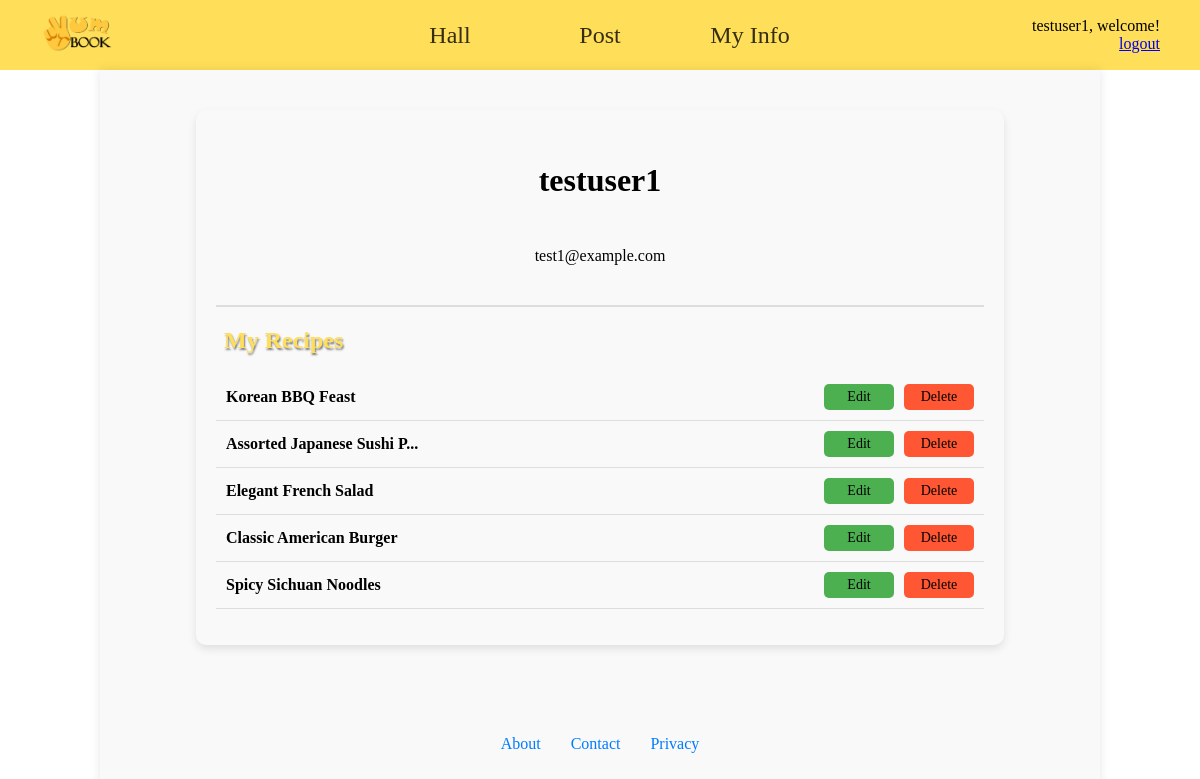
The page /yum/profile/1/ on the database its author committed.
### yum/models.py (models this page shows, shortened)
class User(AbstractUser):
    slug = models.SlugField(unique=True, blank=True, null=True)

class Recipe(models.Model):
    recipe_id = models.AutoField(primary_key=True)
    author = models.ForeignKey(User, on_delete=models.CASCADE)
    cuisine = models.ManyToManyField(Cuisine)
    meal_type = models.ManyToManyField(MealType)
    ingredients = models.TextField(max_length=200)
    title = models.TextField(max_length=100)
    post_date = models.DateTimeField(auto_now_add=True)
    description = models.TextField(max_length=10000)

### yum/views.py (the view)
# urls.py: path('profile/<int:user_id>/', views.profile, name='profile'),
def profile(request, user_id):
    user = User.objects.get(pk=user_id)
    posts = Recipe.objects.filter(author=user).order_by('-post_date')
    context = {'posts': posts, 'user': user}
    return render(request, 'yum/profile.html', context)

### templates/yum/profile.html (shortened to what this page needs)
{% extends 'yum/base.html' %}
{% load static %}
{% block extra_file_block %}
    <link rel="stylesheet" type="text/css" href="{% static 'css/profile.css' %}">
{% endblock %}
{% block body_block %}
    <div class="profile-container">
        {% if user.is_authenticated %}
            <div class="profile">
                <p class="username">{{ user.username }}</p>
                <p class="email">{{ user.email }}</p>
            </div>
            <hr class="divider">
            <div class="posts">
                <h2 class="my-recipes" style="text-align: left; color:#FFDE59;">My Recipes</h2>
                <ul class="post-list">
                    {% for post in posts %}
                        <li class="post-item">
                            <a href="{% url 'yum:detail' recipe_id=post.recipe_id %}">
                                {% if post.title|length > 25 %}
                                    <span class="post-title">{{ post.title|slice:":25" }}...</span>
                                {% else %}
                                    <span class="post-title">{{ post.title }}</span>
                                {% endif %}
                            </a>
                            <div class="post-actions">
                                <a href="{% url 'yum:edit_recipe' recipe_id=post.recipe_id %}" class="edit-btn">Edit</a>
                                <a href="{% url 'yum:delete_recipe' recipe_id=post.recipe_id %}" class="delete-btn"
                                   onclick="return confirm('Are you sure you want to delete this recipe?');">
                                    Delete
                                </a>
                            </div>
                        </li>
                    {% empty %}
                        <li>You don't have any post yet.</li>
                    {% endfor %}
                </ul>
            </div>
        {% endif %}
    </div>
{% endblock %}

### templates/yum/base.html (shortened to what this page needs)
<!DOCTYPE html>
{% load static %}
<html lang="en">
    <head>
        <link rel="stylesheet" type="text/css" href="{% static 'css/base.css' %}">
        {% block extra_file_block %}
        {% endblock %}
    </head>
    <body>
    <div class="container">
            <div class="nav-base">
                <div class="yum-img">
                    <img src="{% static 'images/yum-removebg.png' %}" alt="website icon"
                         style="width: 45%; height:45%;">
                </div>
                <ul class="nav-bar-items">
                    <li style="width:100px;"><a href="{% url 'yum:index' %}">Hall</a></li>
                    {% if user.is_authenticated %}
                        <li style="width:100px;"><a href="{% url 'yum:add_recipe' %}">Post</a></li>
                        <li style="width:100px;"><a href="{% url 'yum:profile' user_id=user.id %}">My Info</a></li>
                    {% else %}
                        <li style="width:100px;"><a href="{% url 'yum:login' %}">Post</a></li>
                        <li style="width:100px;"><a href="{% url 'yum:login' %}">My Info</a></li>
                    {% endif %}
                </ul>
                <div class="user">
                    {% if user.is_authenticated %}
                        <span>{{ user.username }}, welcome!</span>
                        <a href="{% url 'yum:logout' %}">logout</a>
                    {% else %}
                        <a href="{% url 'yum:login' %}">Please log in</a>
                    {% endif %}
                </div>
            </div>
            <div class="content-body">
                {% block body_block %}
                {% endblock %}
                <div id="page-foot-base">
                    <div style="height:50px;"></div>
                    <ul class="footer-links" style="">
                        <li><a href="{% url 'yum:about' %}">About</a></li>
                        <li><a href="{% url 'yum:contact' %}">Contact</a></li>
                        <li><a href="{% url 'yum:privacy' %}">Privacy</a></li>
                    </ul>
                </div>
            </div>
    </div>
    </body>
</html>

### static/css/base.css (style rules this page uses)
.html, body { margin: 0; padding: 0; width: 100%; overflow-x: hidden; height: 100vh; display: flex; flex-direction: column; font-family: Calibri, serif; }
body { overflow-y: auto; }
.container { width: 100%; height: 100vh; margin: 0; padding: 0; display: flex; flex-direction: column; }
.nav-base { width: 100%; display: flex; justify-content: space-between; align-items: center; text-align: center; height: 70px; background-color: #FFDE59; margin: 0; }
.yum-img { width:15%; padding-left: 40px; text-align: left; }
.nav-bar-items { width:70%; display: flex; justify-content: center; gap: 50px; list-style: none; padding: 0; margin: 0; flex-grow: 1; }
.nav-bar-items li a { text-decoration: none; font-size: x-large; color: rgba(0, 0, 0, 0.8); font-family: "Segoe UI Black", serif; }
.user { width: 15%; text-align: right; padding-right: 40px; }
.content-body { width: 80%; margin: 0 auto; background-color: #f9f9f9; padding: 20px; box-shadow: 0 0 10px rgba(0, 0, 0, 0.1); flex-grow: 1; display: flex; flex-direction: column; overflow-x: hidden; overflow-y: auto; }
#page-foot-base { text-align: center; margin-top: 20px; }
.footer-links { display: flex; justify-content: center; gap: 30px; list-style: none; padding: 0; margin: 0; }
.footer-links li a { text-decoration: none; color: #007bff; }

### static/css/profile.css (style rules this page uses)
.profile-container { width: 80%; margin: 20px auto; padding: 20px; background-color: #f9f9f9; border-radius: 10px; box-shadow: 0 4px 8px rgba(0, 0, 0, 0.1); }
.profile { display: flex; flex-direction: column; align-items: center; justify-content: center; font-weight: bold; margin-bottom: 20px; }
.username { font-size: 2em; }
.email { font-size: 1em; font-weight: normal; margin-bottom: 20px; }
.divider { border: none; height: 2px; background-color: #ddd; margin: 20px 0; }
.my-recipes { text-align: left; color: #FFDE59; text-shadow: 1px 2px 2px rgba(0, 0, 0, 0.5); margin-left: 8px; }
.posts h2 { text-align: center; }
.post-list { list-style: none; padding: 0; }
.post-item { display: flex; justify-content: space-between; align-items: center; padding: 10px; border-bottom: 1px solid #ddd; }
.post-item a { text-decoration: none; color: inherit; display: block; transition: transform 0.2s ease-in-out; }
.post-title { font-size: 16px; font-weight: bold; }
.post-actions { display: flex; gap: 10px; }
.edit-btn, .delete-btn { padding: 5px 10px; text-decoration: none; border-radius: 5px; font-size: 14px; width: 50px; text-align: center; }
.edit-btn { background-color: #4CAF50; color: white; }
.delete-btn { background-color: #FF5733; color: white; }

### rows shown on the page
User: username "testuser1", email "test1@example.com"
Recipe: title "Korean BBQ Feast"
Recipe: title "Assorted Japanese Sushi P"
Recipe: title "Elegant French Salad"
Recipe: title "Classic American Burger"
Recipe: title "Spicy Sichuan Noodles"
